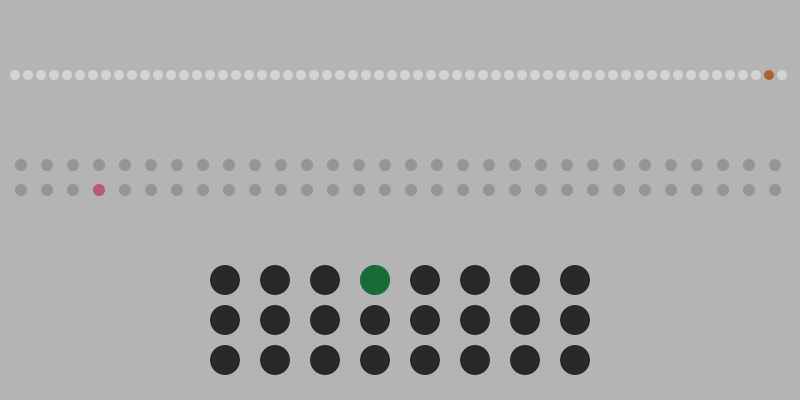
Frame 1 (no input)
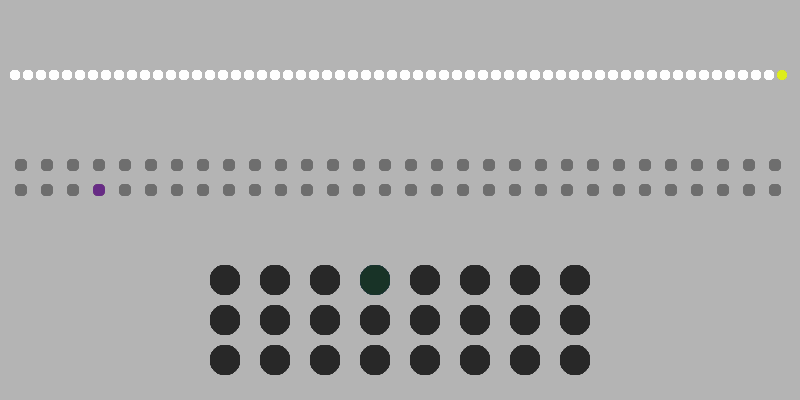
Frame 60 (the mouse pressed at the canvas centre just before this capture)
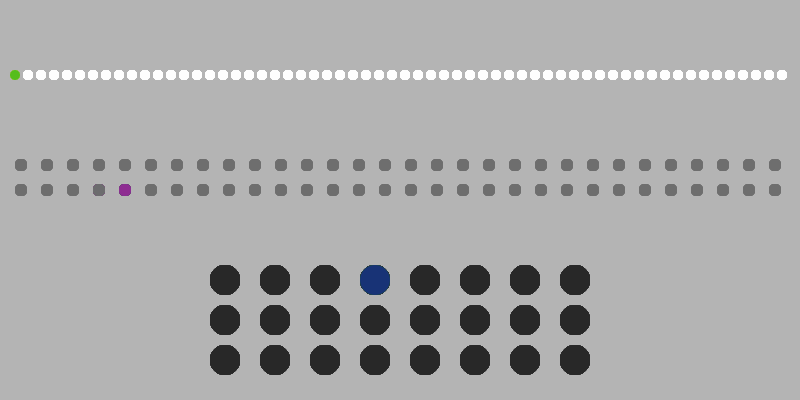
Frame 120 (the mouse held since frame 60 and released just before this capture)

The Processing sketch that drew these frames (run headless with seeded random() and noise(); from frame 60 on, the mouse is pressed at the canvas centre):

// Processing sketch: processing_40727
// ── processing_40727.pde

int numCircles;

void setup() 
{
  size (800, 400);
  smooth();
  noStroke();
  background(180);

  numCircles = 0;
}

void draw()
{
  
  //seconds
  for (int x = 0; x < 60; x++) {
    fill(255, 110);
    ellipse(x * 13 + 15, 75, 10, 10);
    //white circles
  }
  numCircles = second();
  fill(random(255), random(255), 0, 200);
  ellipse(numCircles * 13 + 15, 75, 10, 10);
  //draws a circle every second with a random fill at the second value * 13 + 15


  //minutes
  for (int x = 0; x < 30; x++) {
    for (int y = 0; y < 2; y++) {
      //30 across and two down
      fill(110, 110);
      ellipse(x * 26 + 21, 165 + y * 25, 12, 12);
      //gray circles
    }
  }
  //first row
  numCircles = minute();
  if (numCircles <= 29) {
    fill(random(255), 0, random(255), 100);
    ellipse(numCircles * 26 + 21, 165, 12, 12);
    //when the second is less than or equal to 29 in the minute value, draw a circle at minute value
    //* 26 + 21
  }
  //second row
  if (numCircles >=30) {
    fill(random(255), 0, random(255), 100);
    ellipse((numCircles - 30) * 26 + 21, 190, 12, 12);
    //when the second is greater than or equal to 30 in the minute value, draw a circle at the minute
    //value * 26 - 29 * 26 - 5
  }

  //hours
  for (int x = 0; x < 8; x++) {
    for (int y = 0; y < 3; y++) {
      //eight across and three down
      fill(40);
      ellipse(x * 50 + 225, 280 + y * 40, 30, 30);
      //dark gray circles
    }
  }
  //first row
  numCircles = hour();
  if (numCircles <= 7) {
    fill(0, random(255), random(255), 100);
    ellipse(numCircles * 50 + 225, 280, 30, 30);
    //if the value is less than or equal to 7 a circle will be draw
    //at the value of the hour * 50 + 225
  }
  //second row
  if (numCircles <= 15) {
    fill(0, random(255), random(255), 100);
    ellipse((numCircles - 8) * 50 + 225, 320, 30, 30);
    //if the value is less than or equal to 15 a circle will be draw
    //40 pixels lower than the first line at the same x values
  }
  //third row
  if (numCircles <= 23) {
    fill(0, random(255), random(255), 100);
    ellipse((numCircles - 16) * 50 + 225, 360, 30, 30);
    //if the value is less than or equal to 23 a circle will be draw 80
    //pixels lower than the first line at the same x values
  }
}
